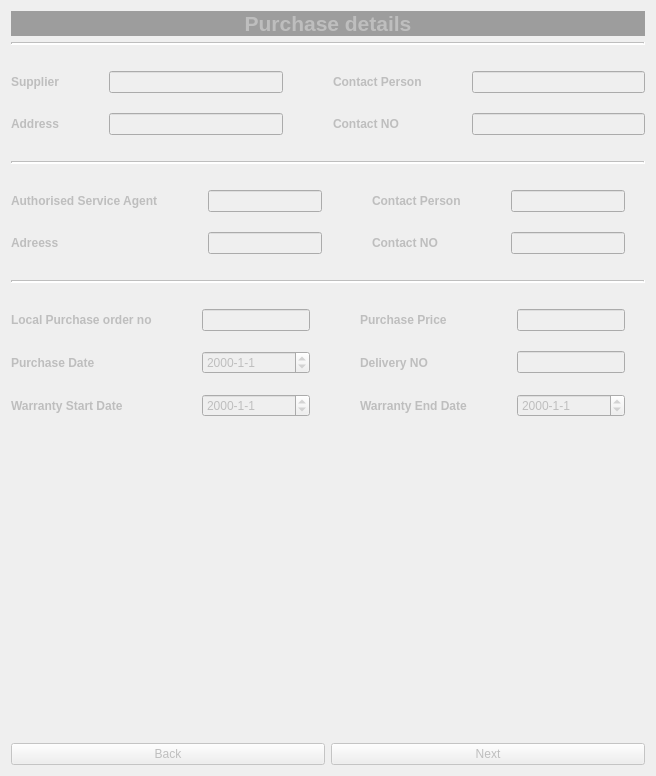
      <widget class="QWidget" name="tab2">
       <property name="enabled">
        <bool>false</bool>
       </property>
       <property name="autoFillBackground">
        <bool>false</bool>
       </property>
       <attribute name="title">
        <string>Tab 2</string>
       </attribute>
       <layout class="QGridLayout" name="gridLayout_9">
        <item row="6" column="0">
         <layout class="QGridLayout" name="gridLayout_4">
          <property name="topMargin">
           <number>20</number>
          </property>
          <property name="rightMargin">
           <number>20</number>
          </property>
          <property name="bottomMargin">
           <number>20</number>
          </property>
          <property name="horizontalSpacing">
           <number>50</number>
          </property>
          <property name="verticalSpacing">
           <number>20</number>
          </property>
          <item row="0" column="2">
           <widget class="QLabel" name="label_20">
            <property name="font">
             <font>
              <pointsize>9</pointsize>
              <weight>75</weight>
              <bold>true</bold>
             </font>
            </property>
            <property name="text">
             <string>Purchase Price</string>
            </property>
           </widget>
          </item>
          <item row="2" column="0">
           <widget class="QLabel" name="label_27">
            <property name="font">
             <font>
              <pointsize>9</pointsize>
              <weight>75</weight>
              <bold>true</bold>
             </font>
            </property>
            <property name="text">
             <string>Warranty Start Date</string>
            </property>
           </widget>
          </item>
          <item row="0" column="1">
           <widget class="QLineEdit" name="localPurchaseOrderNO"/>
          </item>
          <item row="0" column="0">
           <widget class="QLabel" name="label_22">
            <property name="font">
             <font>
              <pointsize>9</pointsize>
              <weight>75</weight>
              <bold>true</bold>
             </font>
            </property>
            <property name="text">
             <string>Local Purchase order no</string>
            </property>
           </widget>
          </item>
          <item row="1" column="0">
           <widget class="QLabel" name="label_19">
            <property name="font">
             <font>
              <pointsize>9</pointsize>
              <weight>75</weight>
              <bold>true</bold>
             </font>
            </property>
            <property name="text">
             <string>Purchase Date</string>
            </property>
           </widget>
          </item>
          <item row="1" column="3">
           <widget class="QLineEdit" name="deliveryNO">
            <property name="contextMenuPolicy">
             <enum>Qt::DefaultContextMenu</enum>
            </property>
            <property name="text">
             <string/>
            </property>
            <property name="echoMode">
             <enum>QLineEdit::Normal</enum>
            </property>
           </widget>
          </item>
          <item row="2" column="2">
           <widget class="QLabel" name="label_33">
            <property name="font">
             <font>
              <pointsize>9</pointsize>
              <weight>75</weight>
              <bold>true</bold>
             </font>
            </property>
            <property name="text">
             <string>Warranty End Date</string>
            </property>
           </widget>
          </item>
          <item row="0" column="3">
           <widget class="QLineEdit" name="purchasePrice"/>
          </item>
          <item row="1" column="2">
           <widget class="QLabel" name="label_21">
            <property name="font">
             <font>
              <pointsize>9</pointsize>
              <weight>75</weight>
              <bold>true</bold>
             </font>
            </property>
            <property name="text">
             <string>Delivery NO</string>
            </property>
           </widget>
          </item>
          <item row="1" column="1">
           <widget class="QDateEdit" name="purchaseDate">
            <property name="displayFormat">
             <string>yyyy-M-d</string>
            </property>
           </widget>
          </item>
          <item row="2" column="1">
           <widget class="QDateEdit" name="warrantyStartDate">
            <property name="displayFormat">
             <string>yyyy-M-d</string>
            </property>
           </widget>
          </item>
          <item row="2" column="3">
           <widget class="QDateEdit" name="warrantyEndDate">
            <property name="displayFormat">
             <string>yyyy-M-d</string>
            </property>
           </widget>
          </item>
         </layout>
        </item>
        <item row="0" column="0">
         <widget class="QLabel" name="label_2">
          <property name="maximumSize">
           <size>
            <width>16777215</width>
            <height>50</height>
           </size>
          </property>
          <property name="font">
           <font>
            <pointsize>16</pointsize>
            <weight>75</weight>
            <bold>true</bold>
           </font>
          </property>
          <property name="styleSheet">
           <string notr="true">background-color: rgb(157, 157, 157);
</string>
          </property>
          <property name="text">
           <string>Purchase details</string>
          </property>
          <property name="alignment">
           <set>Qt::AlignCenter</set>
          </property>
          <property name="margin">
           <number>0</number>
          </property>
         </widget>
        </item>
        <item row="8" column="0">
         <layout class="QHBoxLayout" name="horizontalLayout">
          <item>
           <widget class="QPushButton" name="tab1Back">
            <property name="text">
             <string>Back</string>
            </property>
           </widget>
          </item>
          <item>
           <widget class="QPushButton" name="tab1Next">
            <property name="text">
             <string>Next</string>
            </property>
           </widget>
          </item>
         </layout>
        </item>
        <item row="1" column="0">
         <widget class="Line" name="line">
          <property name="font">
           <font>
            <weight>75</weight>
            <bold>true</bold>
           </font>
          </property>
          <property name="lineWidth">
           <number>2</number>
          </property>
          <property name="orientation">
           <enum>Qt::Horizontal</enum>
          </property>
         </widget>
        </item>
        <item row="5" column="0">
         <widget class="Line" name="line_3">
          <property name="font">
           <font>
            <weight>75</weight>
            <bold>true</bold>
           </font>
          </property>
          <property name="lineWidth">
           <number>2</number>
          </property>
          <property name="orientation">
           <enum>Qt::Horizontal</enum>
          </property>
         </widget>
        </item>
        <item row="3" column="0">
         <widget class="Line" name="line_2">
          <property name="font">
           <font>
            <weight>75</weight>
            <bold>true</bold>
           </font>
          </property>
          <property name="lineWidth">
           <number>2</number>
          </property>
          <property name="orientation">
           <enum>Qt::Horizontal</enum>
          </property>
         </widget>
        </item>
        <item row="4" column="0">
         <layout class="QGridLayout" name="gridLayout_3">
          <property name="topMargin">
           <number>20</number>
          </property>
          <property name="rightMargin">
           <number>20</number>
          </property>
          <property name="bottomMargin">
           <number>20</number>
          </property>
          <property name="horizontalSpacing">
           <number>50</number>
          </property>
          <property name="verticalSpacing">
           <number>20</number>
          </property>
          <item row="0" column="2">
           <widget class="QLabel" name="label_16">
            <property name="font">
             <font>
              <pointsize>9</pointsize>
              <weight>75</weight>
              <bold>true</bold>
             </font>
            </property>
            <property name="text">
             <string>Contact Person</string>
            </property>
           </widget>
          </item>
          <item row="1" column="0">
           <widget class="QLabel" name="label_15">
            <property name="font">
             <font>
              <pointsize>9</pointsize>
              <weight>75</weight>
              <bold>true</bold>
             </font>
            </property>
            <property name="text">
             <string>Adreess</string>
            </property>
           </widget>
          </item>
          <item row="0" column="3">
           <widget class="QLineEdit" name="authorisedContactPerson"/>
          </item>
          <item row="0" column="1">
           <widget class="QLineEdit" name="authorised"/>
          </item>
          <item row="1" column="3">
           <widget class="QLineEdit" name="authorisedContactNO"/>
          </item>
          <item row="0" column="0">
           <widget class="QLabel" name="Authorised">
            <property name="font">
             <font>
              <pointsize>9</pointsize>
              <weight>75</weight>
              <bold>true</bold>
             </font>
            </property>
            <property name="text">
             <string>Authorised Service Agent</string>
            </property>
           </widget>
          </item>
          <item row="1" column="2">
           <widget class="QLabel" name="label_17">
            <property name="font">
             <font>
              <pointsize>9</pointsize>
              <weight>75</weight>
              <bold>true</bold>
             </font>
            </property>
            <property name="text">
             <string>Contact NO</string>
            </property>
           </widget>
          </item>
          <item row="1" column="1">
           <widget class="QLineEdit" name="authorisedAddress"/>
          </item>
         </layout>
        </item>
        <item row="2" column="0">
         <layout class="QGridLayout" name="gridLayout">
          <property name="topMargin">
           <number>20</number>
          </property>
          <property name="bottomMargin">
           <number>20</number>
          </property>
          <property name="horizontalSpacing">
           <number>50</number>
          </property>
          <property name="verticalSpacing">
           <number>20</number>
          </property>
          <item row="0" column="2">
           <widget class="QLabel" name="label_5">
            <property name="font">
             <font>
              <pointsize>9</pointsize>
              <weight>75</weight>
              <bold>true</bold>
             </font>
            </property>
            <property name="text">
             <string>Contact Person</string>
            </property>
           </widget>
          </item>
          <item row="1" column="0">
           <widget class="QLabel" name="label_3">
            <property name="font">
             <font>
              <pointsize>9</pointsize>
              <weight>75</weight>
              <bold>true</bold>
             </font>
            </property>
            <property name="text">
             <string>Address</string>
            </property>
           </widget>
          </item>
          <item row="1" column="2">
           <widget class="QLabel" name="label_4">
            <property name="font">
             <font>
              <pointsize>9</pointsize>
              <weight>75</weight>
              <bold>true</bold>
             </font>
            </property>
            <property name="text">
             <string>Contact NO</string>
            </property>
           </widget>
          </item>
          <item row="0" column="0">
           <widget class="QLabel" name="label">
            <property name="font">
             <font>
              <pointsize>9</pointsize>
              <weight>75</weight>
              <bold>true</bold>
             </font>
            </property>
            <property name="text">
             <string>Supplier</string>
            </property>
           </widget>
          </item>
          <item row="1" column="1">
           <widget class="QLineEdit" name="supplierAddress"/>
          </item>
          <item row="0" column="3">
           <widget class="QLineEdit" name="supplierContactPerson"/>
          </item>
          <item row="0" column="1">
           <widget class="QLineEdit" name="supplier"/>
          </item>
          <item row="1" column="3">
           <widget class="QLineEdit" name="supplierContactNO"/>
          </item>
         </layout>
        </item>
        <item row="7" column="0">
         <spacer name="verticalSpacer">
          <property name="orientation">
           <enum>Qt::Vertical</enum>
          </property>
          <property name="sizeType">
           <enum>QSizePolicy::Fixed</enum>
          </property>
          <property name="sizeHint" stdset="0">
           <size>
            <width>20</width>
            <height>300</height>
           </size>
          </property>
         </spacer>
        </item>
       </layout>
      </widget>
